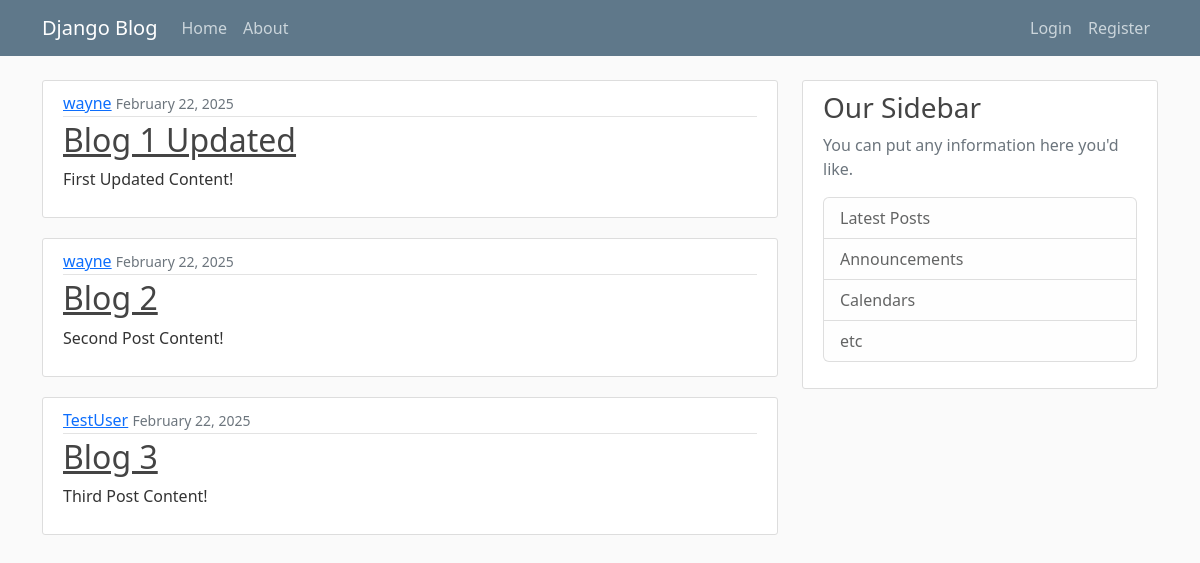
The page / on the database its author committed.
### blog/models.py (models this page shows, shortened)
class Post(models.Model):
    title = models.CharField(max_length=100)
    content = models.TextField()
    date_posted = models.DateTimeField(default=timezone.now)
    author = models.ForeignKey(User, on_delete=models.CASCADE)

### blog/views.py (the view)
# urls.py: path('', views.home, name='blog-home'),
def home(request):
    context = {
        'posts': Post.objects.all()
    }
    return render(request, 'blog/home.html', context)

### blog/templates/blog/home.html
{% extends "blog/base.html" %}
{% block content %}
    {% for post in posts %}
    <article class="media content-section">
        <div class="media-body">
          <div class="article-metadata">
            <a class="mr-2" href="#">{{ post.author }}</a>
            <small class="text-muted">{{ post.date_posted|date:"F d, Y" }}</small>
          </div>
          <h2><a class="article-title" href="#">{{ post.title }}</a></h2>
          <p class="article-content">{{ post.content }}</p>
        </div>
      </article>
    {% endfor %}
{% endblock content %}

### blog/templates/blog/base.html (shortened to what this page needs)
{% load static %}
<!DOCTYPE html>
<html lang="en">
<head>
    <link href="https://cdn.jsdelivr.net/npm/bootstrap@5.2.3/dist/css/bootstrap.min.css" rel="stylesheet">
    <link rel="stylesheet" type="text/css" href="{% static 'blog/main.css' %}">
</head>
<body>
    <header class="site-header">
        <nav class="navbar navbar-expand-md navbar-dark bg-steel fixed-top">
          <div class="container">
            <a class="navbar-brand mr-4" href="{% url 'blog-home' %}">Django Blog</a>
            <div class="collapse navbar-collapse" id="navbarToggle">
              <div class="navbar-nav mr-auto">
                <a class="nav-item nav-link" href="{% url 'blog-home' %}">Home</a>
                <a class="nav-item nav-link" href="{% url 'blog-about' %}">About</a>
              </div>
              <div class="navbar-nav ms-auto">
                {% if user.is_authenticated %}
                <a href="{% url 'profile' %}" class="nav-item nav-link">Profile</a>
                <a class="nav-item nav-link" href="#" onclick="document.getElementById('logout-form').submit();">Logout</a>
                <form id="logout-form" action="{% url 'logout' %}" method="post" style="display: none;">
                    {% csrf_token %}
                </form>
                {% else %}
                <a class="nav-item nav-link" href="{% url 'login' %}">Login</a>
                <a class="nav-item nav-link" href="{% url 'register' %}">Register</a>
                {% endif %}
              </div>
            </div>
          </div>
        </nav>
      </header>
      <main role="main" class="container">
        <div class="row">
          <div class="col-md-8">
            {% block content %}{% endblock %}
          </div>
          <div class="col-md-4">
            <div class="content-section">
              <h3>Our Sidebar</h3>
              <p class='text-muted'>You can put any information here you'd like.
                <ul class="list-group">
                  <li class="list-group-item list-group-item-light">Latest Posts</li>
                  <li class="list-group-item list-group-item-light">Announcements</li>
                  <li class="list-group-item list-group-item-light">Calendars</li>
                  <li class="list-group-item list-group-item-light">etc</li>
                </ul>
              </p>
            </div>
          </div>
        </div>
      </main>
</body>
</html>

### blog/static/blog/main.css (style rules this page uses)
body { background: #fafafa; color: #333333; margin-top: 5rem; }
h1, h2, h3, h4, h5, h6 { color: #444444; }
ul { margin: 0; }
.bg-steel { background-color: #5f788a; }
.site-header .navbar-nav .nav-link { color: #cbd5db; }
.content-section { background: #ffffff; padding: 10px 20px; border: 1px solid #dddddd; border-radius: 3px; margin-bottom: 20px; }
.article-title { color: #444444; }
.article-content { white-space: pre-line; }
.article-metadata { padding-bottom: 1px; margin-bottom: 4px; border-bottom: 1px solid #e3e3e3 }

### rows shown on the page
Post: author "wayne", date_posted "February 22, 2025", title "Blog 1 Updated", content "First Updated Content!"
Post: author "wayne", date_posted "February 22, 2025", title "Blog 2", content "Second Post Content!"
Post: author "TestUser", date_posted "February 22, 2025", title "Blog 3", content "Third Post Content!"
